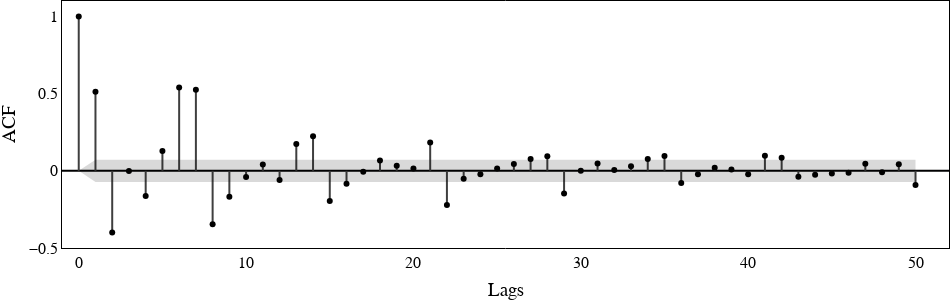

Source (notebook cell):
### Code cell
plot_acf(auto_correlation(eth_data['dev_contributor']), save_path='./image/acf/acf_dev_contributor.pdf')

### Figure 1 — Plotly figure (JSON) as saved in the notebook; plotly's stock layout.template omitted (floating-point values rounded to 4 significant figures)
{"data": [{"line": {"color": "#3f3f3f"}, "mode": "lines", "type": "scatter", "x": [0, 0], "xaxis": "x", "y": [0, 1], "yaxis": "y"}, {"line": {"color": "#3f3f3f"}, "mode": "lines", "type": "scatter", "x": [1, 1], "xaxis": "x", "y": [0, 0.5127], "yaxis": "y"}, {"line": {"color": "#3f3f3f"}, "mode": "lines", "type": "scatter", "x": [2, 2], "xaxis": "x", "y": [0, -0.3996], "yaxis": "y"}, {"line": {"color": "#3f3f3f"}, "mode": "lines", "type": "scatter", "x": [3, 3], "xaxis": "x", "y": [0, -0.0006325], "yaxis": "y"}, {"line": {"color": "#3f3f3f"}, "mode": "lines", "type": "scatter", "x": [4, 4], "xaxis": "x", "y": [0, -0.163], "yaxis": "y"}, {"line": {"color": "#3f3f3f"}, "mode": "lines", "type": "scatter", "x": [5, 5], "xaxis": "x", "y": [0, 0.129], "yaxis": "y"}, {"line": {"color": "#3f3f3f"}, "mode": "lines", "type": "scatter", "x": [6, 6], "xaxis": "x", "y": [0, 0.5404], "yaxis": "y"}, {"line": {"color": "#3f3f3f"}, "mode": "lines", "type": "scatter", "x": [7, 7], "xaxis": "x", "y": [0, 0.5253], "yaxis": "y"}, {"line": {"color": "#3f3f3f"}, "mode": "lines", "type": "scatter", "x": [8, 8], "xaxis": "x", "y": [0, -0.3463], "yaxis": "y"}, {"line": {"color": "#3f3f3f"}, "mode": "lines", "type": "scatter", "x": [9, 9], "xaxis": "x", "y": [0, -0.1673], "yaxis": "y"}, {"line": {"color": "#3f3f3f"}, "mode": "lines", "type": "scatter", "x": [10, 10], "xaxis": "x", "y": [0, -0.04061], "yaxis": "y"}, {"line": {"color": "#3f3f3f"}, "mode": "lines", "type": "scatter", "x": [11, 11], "xaxis": "x", "y": [0, 0.04022], "yaxis": "y"}, {"line": {"color": "#3f3f3f"}, "mode": "lines", "type": "scatter", "x": [12, 12], "xaxis": "x", "y": [0, -0.05987], "yaxis": "y"}, {"line": {"color": "#3f3f3f"}, "mode": "lines", "type": "scatter", "x": [13, 13], "xaxis": "x", "y": [0, 0.1732], "yaxis": "y"}, {"line": {"color": "#3f3f3f"}, "mode": "lines", "type": "scatter", "x": [14, 14], "xaxis": "x", "y": [0, 0.2246], "yaxis": "y"}, {"line": {"color": "#3f3f3f"}, "mode": "lines", "type": "scatter", "x": [15, 15], "xaxis": "x", "y": [0, -0.1959], "yaxis": "y"}, {"line": {"color": "#3f3f3f"}, "mode": "lines", "type": "scatter", "x": [16, 16], "xaxis": "x", "y": [0, -0.08336], "yaxis": "y"}, {"line": {"color": "#3f3f3f"}, "mode": "lines", "type": "scatter", "x": [17, 17], "xaxis": "x", "y": [0, -0.005911], "yaxis": "y"}, {"line": {"color": "#3f3f3f"}, "mode": "lines", "type": "scatter", "x": [18, 18], "xaxis": "x", "y": [0, 0.06668], "yaxis": "y"}, {"line": {"color": "#3f3f3f"}, "mode": "lines", "type": "scatter", "x": [19, 19], "xaxis": "x", "y": [0, 0.0322], "yaxis": "y"}, {"line": {"color": "#3f3f3f"}, "mode": "lines", "type": "scatter", "x": [20, 20], "xaxis": "x", "y": [0, 0.0145], "yaxis": "y"}, {"line": {"color": "#3f3f3f"}, "mode": "lines", "type": "scatter", "x": [21, 21], "xaxis": "x", "y": [0, 0.1829], "yaxis": "y"}, {"line": {"color": "#3f3f3f"}, "mode": "lines", "type": "scatter", "x": [22, 22], "xaxis": "x", "y": [0, -0.2207], "yaxis": "y"}, {"line": {"color": "#3f3f3f"}, "mode": "lines", "type": "scatter", "x": [23, 23], "xaxis": "x", "y": [0, -0.05199], "yaxis": "y"}, {"line": {"color": "#3f3f3f"}, "mode": "lines", "type": "scatter", "x": [24, 24], "xaxis": "x", "y": [0, -0.02163], "yaxis": "y"}, {"line": {"color": "#3f3f3f"}, "mode": "lines", "type": "scatter", "x": [25, 25], "xaxis": "x", "y": [0, 0.01525], "yaxis": "y"}, {"line": {"color": "#3f3f3f"}, "mode": "lines", "type": "scatter", "x": [26, 26], "xaxis": "x", "y": [0, 0.04406], "yaxis": "y"}, {"line": {"color": "#3f3f3f"}, "mode": "lines", "type": "scatter", "x": [27, 27], "xaxis": "x", "y": [0, 0.07607], "yaxis": "y"}, {"line": {"color": "#3f3f3f"}, "mode": "lines", "type": "scatter", "x": [28, 28], "xaxis": "x", "y": [0, 0.09463], "yaxis": "y"}, {"line": {"color": "#3f3f3f"}, "mode": "lines", "type": "scatter", "x": [29, 29], "xaxis": "x", "y": [0, -0.1469], "yaxis": "y"}, {"line": {"color": "#3f3f3f"}, "mode": "lines", "type": "scatter", "x": [30, 30], "xaxis": "x", "y": [0, 0.0003594], "yaxis": "y"}, {"line": {"color": "#3f3f3f"}, "mode": "lines", "type": "scatter", "x": [31, 31], "xaxis": "x", "y": [0, 0.04708], "yaxis": "y"}, {"line": {"color": "#3f3f3f"}, "mode": "lines", "type": "scatter", "x": [32, 32], "xaxis": "x", "y": [0, 0.006014], "yaxis": "y"}, {"line": {"color": "#3f3f3f"}, "mode": "lines", "type": "scatter", "x": [33, 33], "xaxis": "x", "y": [0, 0.02893], "yaxis": "y"}, {"line": {"color": "#3f3f3f"}, "mode": "lines", "type": "scatter", "x": [34, 34], "xaxis": "x", "y": [0, 0.07591], "yaxis": "y"}, {"line": {"color": "#3f3f3f"}, "mode": "lines", "type": "scatter", "x": [35, 35], "xaxis": "x", "y": [0, 0.09536], "yaxis": "y"}, {"line": {"color": "#3f3f3f"}, "mode": "lines", "type": "scatter", "x": [36, 36], "xaxis": "x", "y": [0, -0.07957], "yaxis": "y"}, {"line": {"color": "#3f3f3f"}, "mode": "lines", "type": "scatter", "x": [37, 37], "xaxis": "x", "y": [0, -0.02292], "yaxis": "y"}, {"line": {"color": "#3f3f3f"}, "mode": "lines", "type": "scatter", "x": [38, 38], "xaxis": "x", "y": [0, 0.02065], "yaxis": "y"}, {"line": {"color": "#3f3f3f"}, "mode": "lines", "type": "scatter", "x": [39, 39], "xaxis": "x", "y": [0, 0.009093], "yaxis": "y"}, {"line": {"color": "#3f3f3f"}, "mode": "lines", "type": "scatter", "x": [40, 40], "xaxis": "x", "y": [0, -0.02218], "yaxis": "y"}, {"line": {"color": "#3f3f3f"}, "mode": "lines", "type": "scatter", "x": [41, 41], "xaxis": "x", "y": [0, 0.09713], "yaxis": "y"}, {"line": {"color": "#3f3f3f"}, "mode": "lines", "type": "scatter", "x": [42, 42], "xaxis": "x", "y": [0, 0.08461], "yaxis": "y"}, {"line": {"color": "#3f3f3f"}, "mode": "lines", "type": "scatter", "x": [43, 43], "xaxis": "x", "y": [0, -0.03891], "yaxis": "y"}, {"line": {"color": "#3f3f3f"}, "mode": "lines", "type": "scatter", "x": [44, 44], "xaxis": "x", "y": [0, -0.0255], "yaxis": "y"}, {"line": {"color": "#3f3f3f"}, "mode": "lines", "type": "scatter", "x": [45, 45], "xaxis": "x", "y": [0, -0.01731], "yaxis": "y"}, {"line": {"color": "#3f3f3f"}, "mode": "lines", "type": "scatter", "x": [46, 46], "xaxis": "x", "y": [0, -0.01276], "yaxis": "y"}, {"line": {"color": "#3f3f3f"}, "mode": "lines", "type": "scatter", "x": [47, 47], "xaxis": "x", "y": [0, 0.04553], "yaxis": "y"}, {"line": {"color": "#3f3f3f"}, "mode": "lines", "type": "scatter", "x": [48, 48], "xaxis": "x", "y": [0, -0.009037], "yaxis": "y"}, {"line": {"color": "#3f3f3f"}, "mode": "lines", "type": "scatter", "x": [49, 49], "xaxis": "x", "y": [0, 0.04299], "yaxis": "y"}, {"line": {"color": "#3f3f3f"}, "mode": "lines", "type": "scatter", "x": [50, 50], "xaxis": "x", "y": [0, -0.09193], "yaxis": "y"}, {"marker": {"color": "#000000", "size": 6}, "mode": "markers", "type": "scatter", "x": [0, 1, 2, 3, 4, 5, 6, 7, 8, 9, 10, 11, 12, 13, 14, 15, 16, 17, 18, 19, 20, 21, 22, 23, 24, 25, 26, 27, 28, 29, 30, 31, 32, 33, 34, 35, 36, 37, 38, 39, 40, 41, 42, 43, 44, 45, 46, 47, 48, 49, 50], "xaxis": "x", "y": [1, 0.5127, -0.3996, -0.0006325, -0.163, 0.129, 0.5404, 0.5253, -0.3463, -0.1673, -0.04061, 0.04022, -0.05987, 0.1732, 0.2246, -0.1959, -0.08336, -0.005911, 0.06668, 0.0322, 0.0145, 0.1829, -0.2207, -0.05199, -0.02163, 0.01525, 0.04406, 0.07607, 0.09463, -0.1469, 0.0003594, 0.04708, 0.006014, 0.02893, 0.07591, 0.09536, -0.07957, -0.02292, 0.02065, 0.009093, -0.02218, 0.09713, 0.08461, -0.03891, -0.0255, -0.01731, -0.01276, 0.04553, -0.009037, 0.04299, -0.09193], "yaxis": "y"}, {"line": {"color": "rgba(255,255,255,0)"}, "mode": "lines", "type": "scatter", "x": [0, 1, 2, 3, 4, 5, 6, 7, 8, 9, 10, 11, 12, 13, 14, 15, 16, 17, 18, 19, 20, 21, 22, 23, 24, 25, 26, 27, 28, 29, 30, 31, 32, 33, 34, 35, 36, 37, 38, 39, 40, 41, 42, 43, 44, 45, 46, 47, 48, 49, 50], "xaxis": "x", "y": [0, 0.07205, 0.07205, 0.07205, 0.07205, 0.07205, 0.07205, 0.07205, 0.07205, 0.07205, 0.07205, 0.07205, 0.07205, 0.07205, 0.07205, 0.07205, 0.07205, 0.07205, 0.07205, 0.07205, 0.07205, 0.07205, 0.07205, 0.07205, 0.07205, 0.07205, 0.07205, 0.07205, 0.07205, 0.07205, 0.07205, 0.07205, 0.07205, 0.07205, 0.07205, 0.07205, 0.07205, 0.07205, 0.07205, 0.07205, 0.07205, 0.07205, 0.07205, 0.07205, 0.07205, 0.07205, 0.07205, 0.07205, 0.07205, 0.07205, 0.07205], "yaxis": "y"}, {"fill": "tonexty", "fillcolor": "rgba(0, 0, 0,0.15)", "line": {"color": "rgba(255,255,255,0)"}, "mode": "lines", "type": "scatter", "x": [0, 1, 2, 3, 4, 5, 6, 7, 8, 9, 10, 11, 12, 13, 14, 15, 16, 17, 18, 19, 20, 21, 22, 23, 24, 25, 26, 27, 28, 29, 30, 31, 32, 33, 34, 35, 36, 37, 38, 39, 40, 41, 42, 43, 44, 45, 46, 47, 48, 49, 50], "xaxis": "x", "y": [0, -0.07205, -0.07205, -0.07205, -0.07205, -0.07205, -0.07205, -0.07205, -0.07205, -0.07205, -0.07205, -0.07205, -0.07205, -0.07205, -0.07205, -0.07205, -0.07205, -0.07205, -0.07205, -0.07205, -0.07205, -0.07205, -0.07205, -0.07205, -0.07205, -0.07205, -0.07205, -0.07205, -0.07205, -0.07205, -0.07205, -0.07205, -0.07205, -0.07205, -0.07205, -0.07205, -0.07205, -0.07205, -0.07205, -0.07205, -0.07205, -0.07205, -0.07205, -0.07205, -0.07205, -0.07205, -0.07205, -0.07205, -0.07205, -0.07205, -0.07205], "yaxis": "y"}], "layout": {"font": {"color": "#000000", "family": "Times New Roman", "size": 16}, "height": 300, "margin": {"b": 0, "l": 0, "r": 0, "t": 0}, "paper_bgcolor": "rgba(0,0,0,0)", "plot_bgcolor": "rgba(0,0,0,0)", "showlegend": false, "width": 950, "xaxis": {"anchor": "y", "domain": [0, 1], "linecolor": "black", "linewidth": 1, "mirror": true, "range": [-1, 52], "showgrid": false, "showline": true, "title": {"text": "Lags"}}, "yaxis": {"anchor": "x", "domain": [0, 1], "linecolor": "black", "linewidth": 1, "mirror": true, "range": [-0.5, 1.1], "showgrid": false, "showline": true, "title": {"text": "ACF"}, "zerolinecolor": "#000001"}}}
